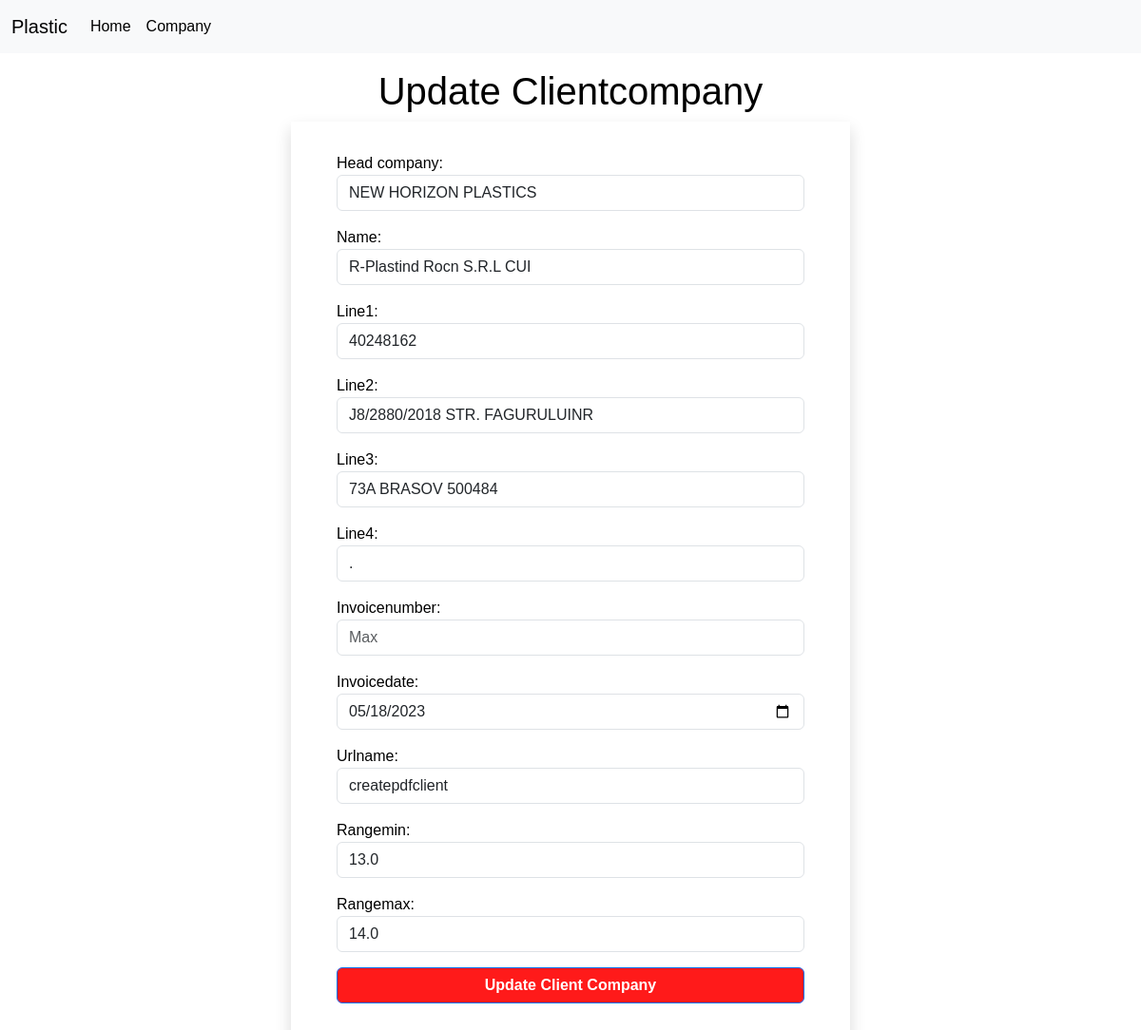
The page /clientcompanyupdate/11/3/ on the database as committed earlier.
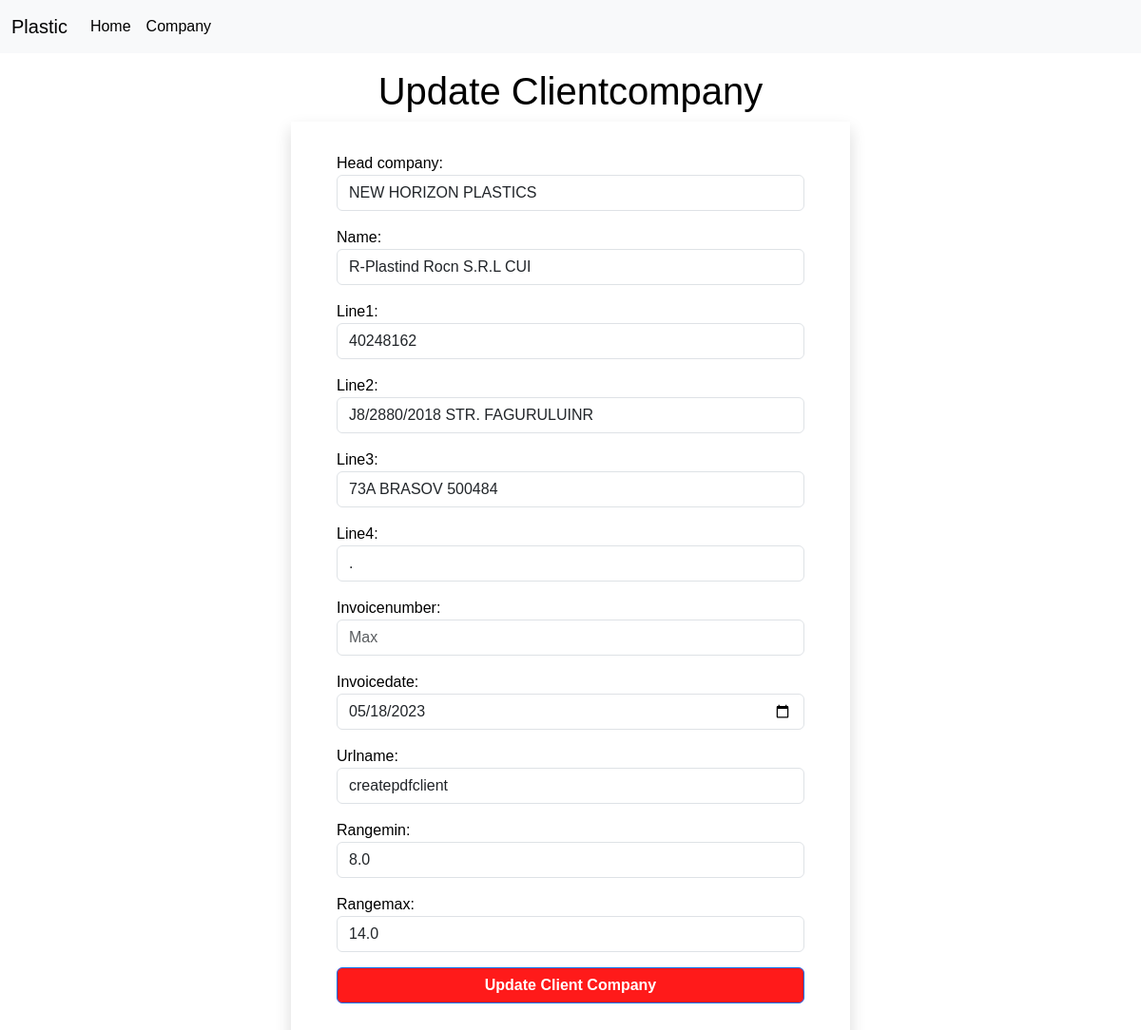
The same page on the database as committed later.
### excelapp/models.py (models this page shows, shortened)
class ClientCompany(models.Model):
    head_company = models.ForeignKey(HeadCompany, on_delete=models.CASCADE)
    name = models.CharField(max_length=100)
    line1 = models.CharField(max_length=150)
    line2 = models.CharField(max_length=150)
    line3 = models.CharField(max_length=150)
    line4 = models.CharField(max_length=150)
    weight = models.FloatField(null=True, blank=True)
    Invoicenumber = models.IntegerField(null=True, blank=True)
    urlname = models.CharField(max_length=150, null=True, blank=True)
    date = models.DateField(auto_now_add=True)
    invoicedate = models.DateField(null=True, blank=True)
    rangemin = models.FloatField(null=True, blank=True)
    rangemax = models.FloatField(null=True, blank=True)

### excelapp/views.py (the view, shortened to what this page needs)
# urls.py: path('clientcompanyupdate/<int:id>/<int:id2>/', ClientcompanyUpdateView.as_view(), name="clientcompanyupdate"),
class ClientcompanyUpdateView(View):
    def get(self, request, id, id2):
        pi = ClientCompany.objects.get(id=id)
        form = ClientcompanyUpdateForm(instance=pi)
        return render(request, 'update_clientcompany.html', {'form': form})

### excelapp/models.py (called while the page is built)
    def __str__(self):
        return self.name

### excelapp/templates/update_clientcompany.html (shortened to what this page needs)
{% extends 'base.html' %} <br />
{% load static %} <br />
{% block content %}
<div class="">
  <div class="row my-3">
    <div class="col-sm-6 offset-sm-3">
      <h1 class="btntext">Update Clientcompany</h1>
      <form action="" method="post" novalidate class="shadow p-5 pt-2">
          <br>
        {% for fm in form %}
        <div class="form-group mb-3">
          {{fm.label_tag}} {{fm}}
        </div>
        {% endfor %}
        <div class="btnlogin">
        <input type="submit" value="Update Client Company" class="btn btn-primary" />
      </form>
    </div>
  </div>
</div>
{% endblock content %}

Rows that differ between the two databases and show on the page:
changed ClientCompany "NEW HORIZON PLASTICS": rangemin "13.0" → "8.0"
